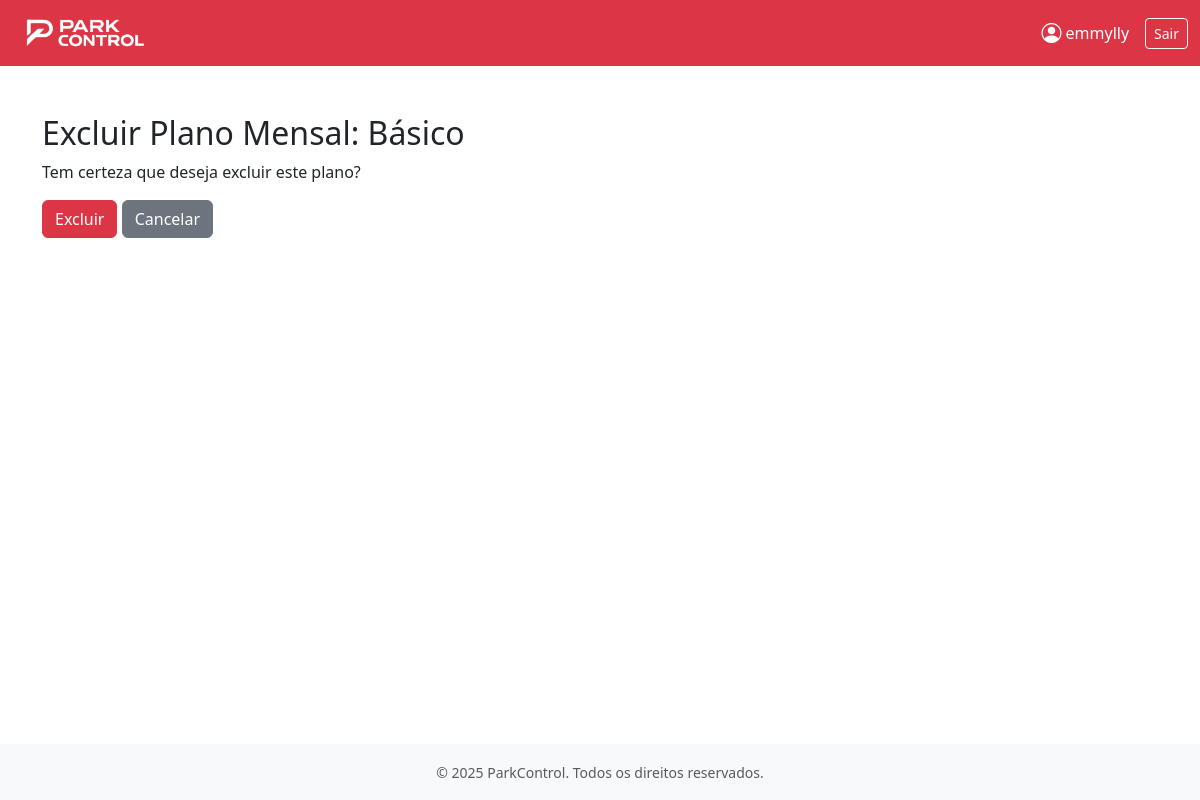
/planos/planos/mensais/excluir/1/ (signed in), run on an earlier commit of the app's database.
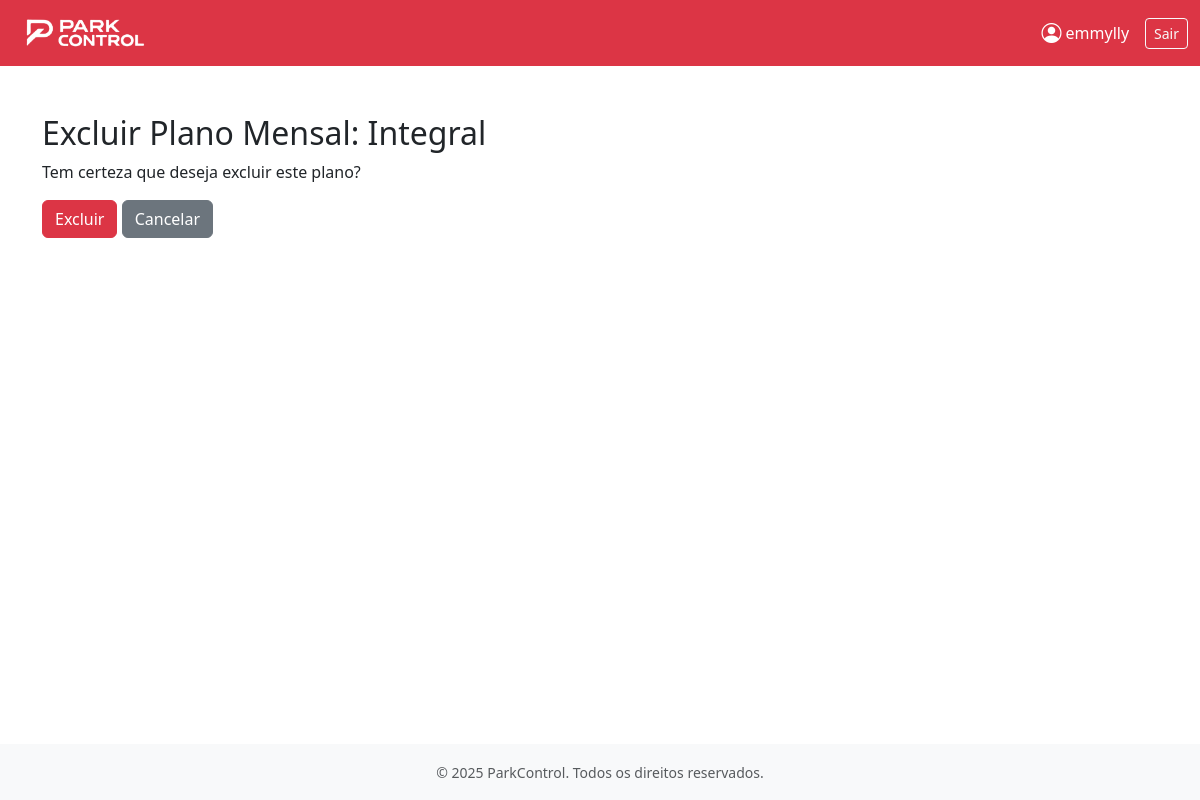
And on a later commit of the database.
### apps/planos/models.py (models this page shows, shortened)
class Planos(models.Model):
    TIPO_PLANO_CHOICES = [
        ('Mensalista', 'Mensalista'),
        ('Diarista', 'Diarista'),
    ]
    TIPO_MENSAL_CHOICES = [
        ('Mensal', 'Mensal'),
        ('Anual','Anual')
    ]
    STATUS_CHOICES = [
        ('Ativo', 'Ativo'),
        ('Inativo', 'Inativo'),
    ]
    nome = models.CharField( max_length=50, blank=False, null=False)
    validade = models.PositiveIntegerField(blank=False, null=False)
    descricao = models.TextField(blank=True)
    data_criacao = models.DateTimeField(auto_now_add=True)
    ultima_alteracao = models.DateTimeField(auto_now=True)
    tipo_plano = models.CharField(max_length=20, choices=TIPO_PLANO_CHOICES, blank=False, null=False)
    status = models.CharField(max_length=20, choices=STATUS_CHOICES, blank=True, null=True,default='Ativo')
    valor_diaria = models.DecimalField(max_digits=10, decimal_places=2, blank=True, null=True)
    valor = models.DecimalField(max_digits=10, decimal_places=2, blank=True, null=True)
    tipo_mensal  = models.CharField(max_length=20, choices=TIPO_MENSAL_CHOICES, blank=True, null=True)

### apps/planos/views.py (the view)
# urls.py: path('planos/mensais/excluir/<int:id>/', views.excluir_plano_mensal, name='excluir_plano_mensal'),
@login_required
def excluir_plano_mensal(request, id):
    plano = get_object_or_404(Planos, id=id, tipo_plano='Mensalista')
    if request.method == 'POST':
        plano.delete()
        return redirect('planos:listar_planos_mensais')
    return render(request, 'planos/mensais/excluir_plano_mensal.html', {'plano': plano})

### apps/planos/templates/planos/mensais/excluir_plano_mensal.html (shortened to what this page needs)
{% extends 'base.html' %}
{% block content %}
<div class="container mt-4">
    <h2>Excluir Plano Mensal: {{ plano.nome }}</h2>
    <p>Tem certeza que deseja excluir este plano?</p>
    <form method="post">
        <button type="submit" class="btn btn-danger">Excluir</button>
        <a href="{% url 'planos:listar_planos_mensais' %}" class="btn btn-secondary">Cancelar</a>
    </form>
</div>
{% endblock %}

What changed in the data, as far as the page shows it:
changed Planos: nome "Básico" → "Integral"
